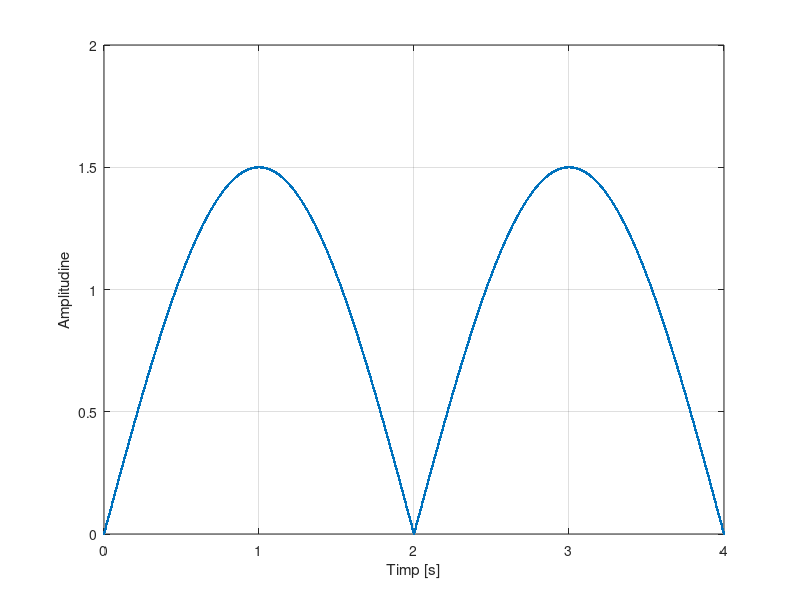
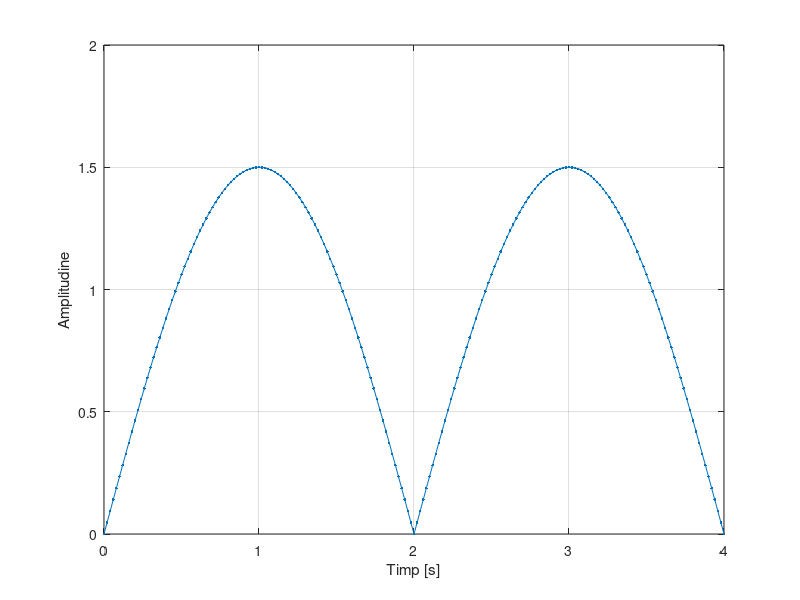
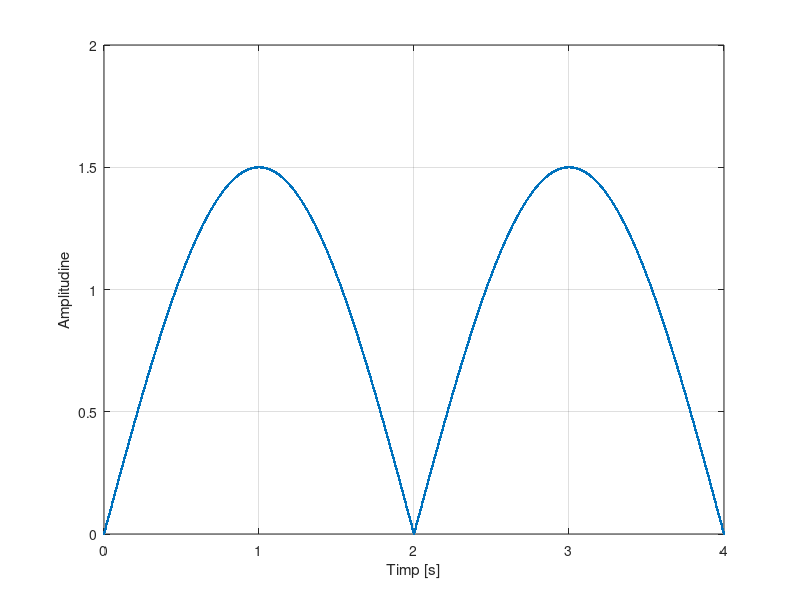

These figures' MATLAB source, in order:
%Semnal sinusoidal redresat dubl? alternan??
%Perioada semnalului sinusoidal neredresat: 4 s.
%Amplitudine: 1.5.

%Rezolutia temporara este 2ms

f = 1/4;
t = 0:0.002:4;
s = abs(1.5*sin(2*pi*f*t));
figure(1)
plot(t,s,'.-'),xlabel('Timp [s]'),ylabel('Amplitudine'),grid

%Rezolutia temporara este 20ms

f = 1/4;
t = 0:0.02:4;
s = abs(1.5*sin(2*pi*f*t));
figure(2)
plot(t,s,'.-'),xlabel('Timp [s]'),ylabel('Amplitudine'),grid

%Rezolutia temporara este 200ms

f = 1/4;
t = 0:0.002:4;
s = abs(1.5*sin(2*pi*f*t));
figure(3)
plot(t,s,'.-'),xlabel('Timp [s]'),ylabel('Amplitudine'),grid